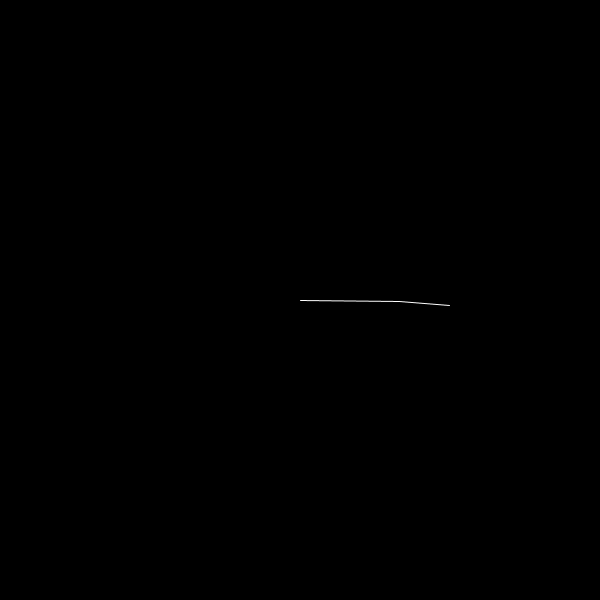
Frame 1 (no input)
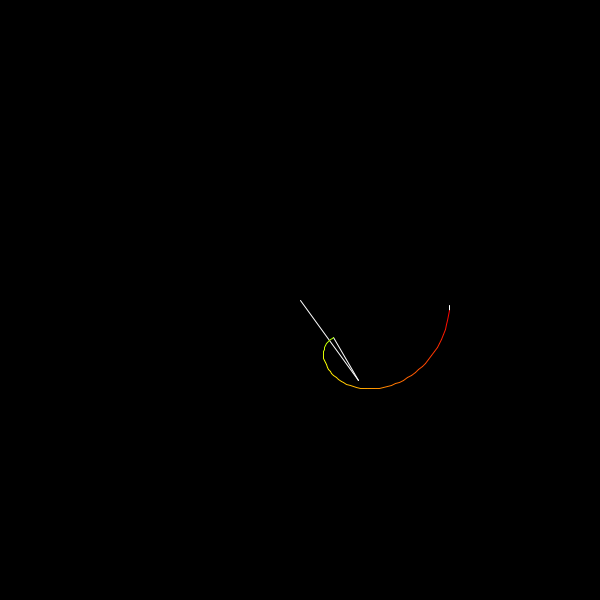
Frame 60 (the mouse pressed at the canvas centre just before this capture)
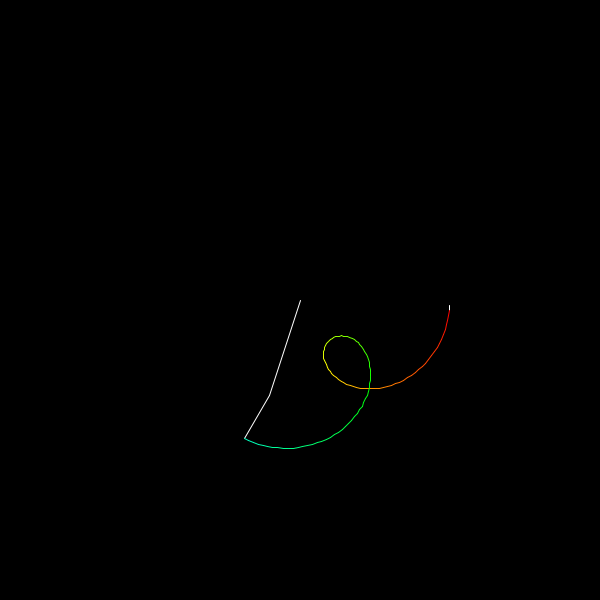
Frame 120 (the mouse held since frame 60 and released just before this capture)

The Processing sketch that drew these frames (run headless with seeded random() and noise(); from frame 60 on, the mouse is pressed at the canvas centre):

// Processing sketch: Spirograph
// ── Spirograph.pde
Arm arm1 = new Arm(PI/200, 100, null);
Arm arm2 = new Arm(PI/45, 50, arm1);
//Arm arm3 = new Arm(PI/22.5, 25, arm2);
//Arm arm4 = new Arm(PI/30, 50, arm3);

Arm[] arms = {arm1, arm2};

ArrayList<PVector> points = new ArrayList();

void setup() {
  size(600, 600);
  fill(0);
  stroke(255);
  background(0);
  colorMode(HSB);
}

void draw() {
  background(0);
  translate(width/2, height/2);
  stroke(255);

  for(int i = 0; i < arms.length; i++){
    arms[i].updatePosition();
    arms[i].show();
    
    if(i == arms.length - 1){
      points.add(arms[i].endPoint);
    }
  }


  int n = 0;
  for (int i = 0; i < points.size() - 1; i++, n++) {
    line(points.get(i).x, points.get(i).y, points.get(i+1).x, points.get(i+1).y);
    stroke(n, 255, 255);
    n %= 255;
  }
}

// ── Arm.pde
public class Arm {
  float rotationSpeed;
  float len;

  //Angle that is made from the arm and a horizontal line.
  float angle;

  PVector pivot;
  PVector endPoint;

  Arm parent;

  public Arm(float rotationSpeed, float len, Arm parent) {
    this.rotationSpeed = rotationSpeed;
    this.len = len;
    this.parent = parent;

    if (parent == null) {
      pivot = new PVector(0, 0);
    }
  }

  public void updatePosition() {
    float px = 0;
    float py = 0;
    
    if (parent != null) {
      px = parent.endPoint.x;
      py = parent.endPoint.y;
      pivot = new PVector(px, py);
    }
    angle += rotationSpeed;
    endPoint = new PVector(len * cos(angle) + px, len * sin(angle) + py);
  }

  public void show() {
    line(pivot.x, pivot.y, endPoint.x, endPoint.y);
  }
}

// ── Circle.pde
class Circle {
  float rotationSpeed;
  float diameter;
  float theta;

  public PVector center;

  Circle parent;

  public Circle(float rotationSpeed, float radius, Circle parent) {
    this.rotationSpeed = rotationSpeed;
    this.diameter = radius;
    this.parent = parent;

    if (parent == null) {
      center = new PVector(0, 0);
    }
  }

  public void show() {
    ellipse(center.x, center.y, diameter, diameter);
  }

  public void roll() {
    parent.theta += rotationSpeed;

    float r = diameter/2;
    float R = parent.diameter/2;
    float t = parent.theta;

    float x = (r + R) * cos(t);
    float y = (r + R) * sin(t);

    center = new PVector(x, y);
  }

  public PVector getEndPoint() {
    float r = diameter/2;
    float R = parent.diameter/2;
    float t = parent.theta;

    float x = (r + R) * cos(t) - r * cos((R + r) / r * t);
    float y = (r + R) * sin(t) - r * sin((R + r) / r * t);
    
    return new PVector(x, y);
  }
}
